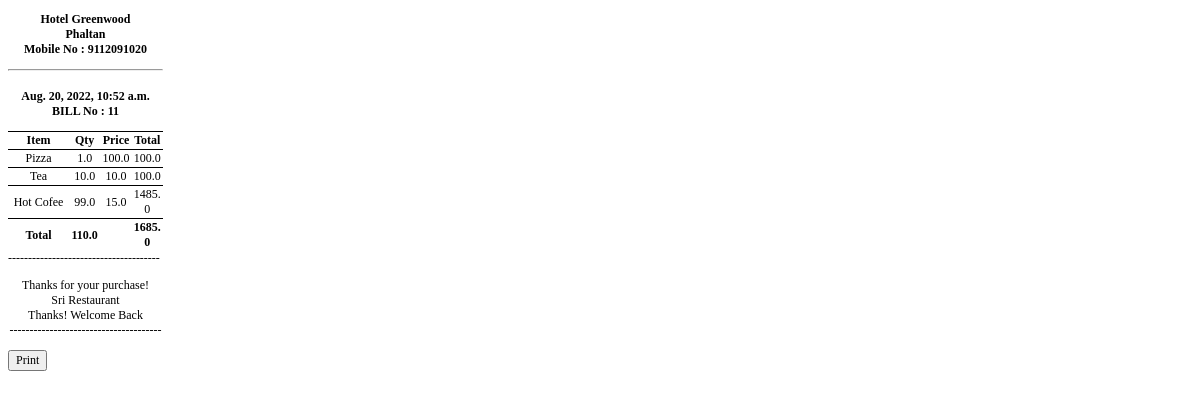
The page /polls/receiptBill/11 (signed in) on the database its author committed.
### polls/models.py (models this page shows, shortened)
class Invoice(models.Model):
	invoice_no = models.IntegerField(null=True)
	invoice_item_quantity = models.FloatField(null=True)
	invoice_item_final_total = models.FloatField(null=True)
	invoice_date = models.DateField()
	status = models.IntegerField(default=1, null=True)
	created_at = models.DateTimeField(auto_now_add=True, null=True)
	updated_at = models.DateTimeField(auto_now=True, null=True)
	class Meta:
		db_table = "Invoice"

class Orders(models.Model):
	invoice_no = models.IntegerField(null=True)
	item_name = models.ForeignKey(Menu, on_delete=models.CASCADE, null=True)
	item_price = models.FloatField(null=True)
	item_qty = models.FloatField(null=True, default=0)
	item_total = models.FloatField(null=True)
	item_date = models.DateField()
	status = models.IntegerField(default=1, null=True)
	created_at = models.DateTimeField(auto_now_add=True)
	updated_at = models.DateTimeField(auto_now=True)
	class Meta:
		db_table = "Orders"

class Menu(models.Model):
	menu_name = models.CharField(max_length=50, null=True)
	status = models.IntegerField(default=1,null=True)
	created_at = models.DateTimeField(auto_now_add=True)
	updated_at = models.DateTimeField(auto_now=True)
	slug = models.SlugField(unique=True, null=True, blank=True)
	def __str__(self):
		return self.menu_name
	class Meta:
		db_table = "Menu"

### polls/views.py (the view)
# urls.py: path('receiptBill/<int:invoice_no>', views.ViewRecieptBillView.as_view(), name='receiptBill'),
class ViewRecieptBillView(LoggedInMixin, ListView):
    model = Orders
    template_name = 'prints/reciept_print.html'
    def get_context_data(self, **kwargs):
        context = super(ViewRecieptBillView, self).get_context_data(**kwargs)
        obj = Invoice.objects.filter(invoice_no=self.kwargs['invoice_no'])
        context['last_invoice'] = Invoice.objects.filter(invoice_no=self.kwargs['invoice_no'])
        context['last_order'] = Orders.objects.filter(invoice_no=self.kwargs['invoice_no'])
        return context

### polls/views.py (called while the page is built)
    def dispatch(self, request, *args, **kwargs):
        if not request.user.is_authenticated:
            return redirect('/polls/login/')
        return super(LoggedInMixin, self).dispatch(request, *args, **kwargs)

### polls/templates/prints/reciept_print.html (shortened to what this page needs)
<!DOCTYPE html>
<html lang="en">
    <head>
    </head>
    <body>
        <div class="ticket">
            <p class="centered font-weight-bold">Hotel Greenwood
                <br>Phaltan
                <br>Mobile No : 9112091020</p>
                <hr>
                {% for i in last_invoice %}
                    <p class="font-weight-bold centered" style="float: right;">{{i.created_at}}
                {% endfor %}
                {% for i in last_invoice %}
                    BILL No : {{i.invoice_no}}
                {% endfor %}
        </p>
            <table>
                <thead>
                    <tr>
                        <th class="description">Item</th>
                        <th class="quantity">Qty</th>
                        <th class="price">Price</th>
                        <th class="price">Total</th>
                    </tr>
                </thead>
                <tbody>
                    {% for i in last_order %}
                    <tr class="centered">
                      <td class="description">{{i.item_name | title }}</td>
                      <td class="quantity">{{i.item_qty}}</td>
                      <td class="price">{{i.item_price}}</td>
                      <td class="price">{{i.item_total}}</td>
                    </tr>
                    {% endfor %}
                    {% for i in last_invoice %}
                    <tr class="centered">
                        <td class="font-weight-bold">Total</td>
                        <td class="quantity font-weight-bold">{{i.invoice_item_quantity}}</td>
                        <td colspan="1"></td>
                        <td class="price font-weight-bold">{{i.invoice_item_final_total}}</td>
                    </tr>
                {% endfor %}
                </tbody>
            </table>
            --------------------------------------
            <p class="centered">Thanks for your purchase!
                <br>Sri Restaurant
                <br>Thanks! Welcome Back
                <br>
             --------------------------------------
            </p>
        </div>
        <button id="btnPrint" class="hidden-print ">Print</button>
    </body>
</html>

### polls/templates/prints/reciept_print.html (style rules this page uses)
* { font-size: 12px; font-family: 'Times New Roman'; }
td, th, tr, table { border-top: 1px solid black; border-collapse: collapse; }
td.description, th.description { width: 75px; max-width: 75px; }
td.quantity, th.quantity { width: 40px; max-width: 40px; word-break: break-all; }
td.price, th.price { width: 40px; max-width: 40px; word-break: break-all; }
.centered { text-align: center; align-content: center; }
.ticket { width: 155px; max-width: 155px; }
.font-weight-bold { font-weight: 700!important; }

### rows shown on the page
Invoice: created_at "Aug. 20, 2022, 10:52 a.m.", invoice_no "11", invoice_item_quantity "110.0", invoice_item_final_total "1685.0"
Orders: item_name "Pizza", item_qty "1.0", item_price "100.0", item_total "100.0"
Orders: item_name "Tea", item_qty "10.0", item_price "10.0", item_total "100.0"
Orders: item_name "Hot Cofee", item_qty "99.0", item_price "15.0", item_total "1485.0"
